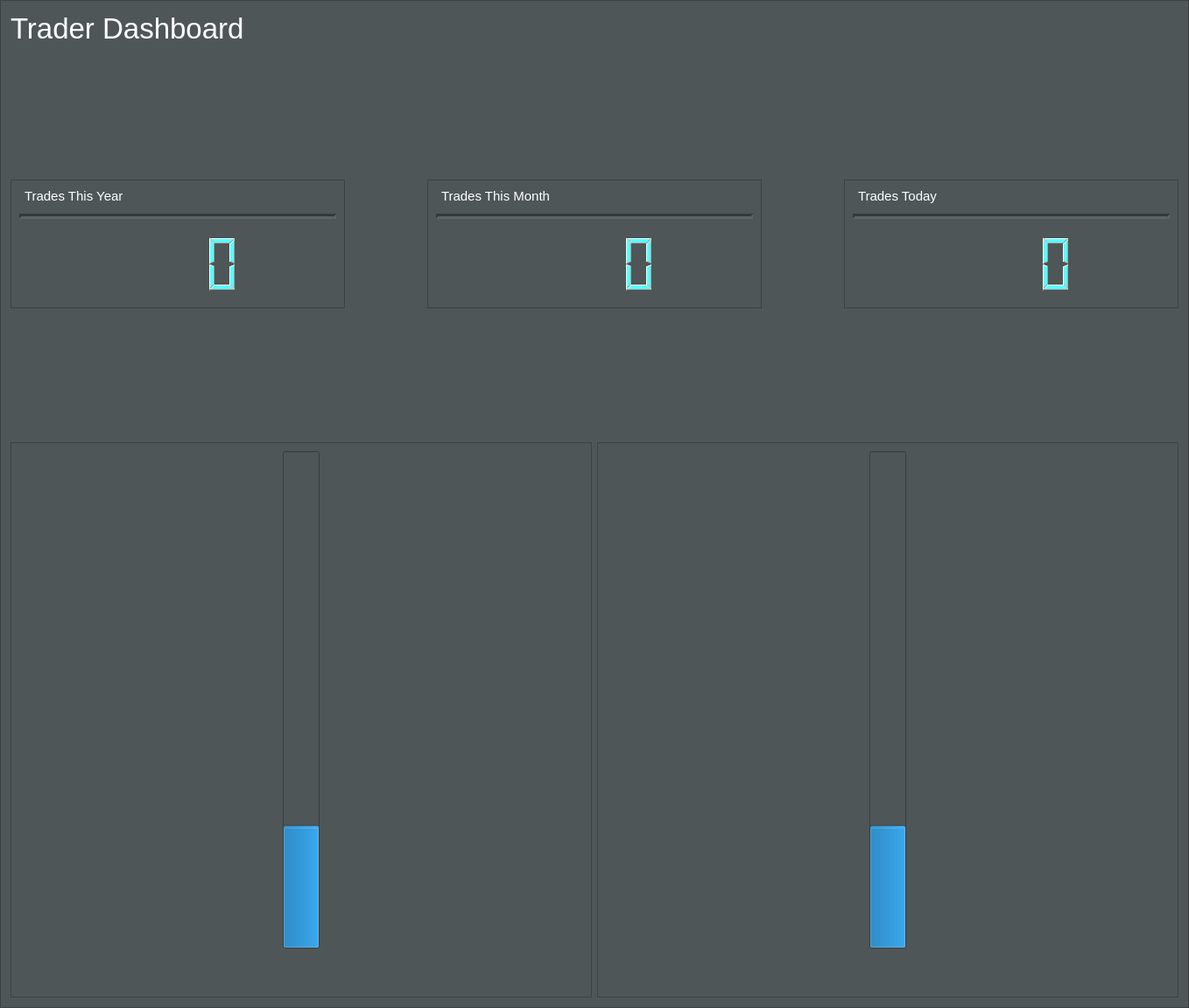
       <widget class="QFrame" name="frame_2">
        <property name="minimumSize">
         <size>
          <width>1242</width>
          <height>1151</height>
         </size>
        </property>
        <property name="styleSheet">
         <string notr="true">background-color: rgb(78, 86, 88);
</string>
        </property>
        <property name="frameShape">
         <enum>QFrame::StyledPanel</enum>
        </property>
        <property name="frameShadow">
         <enum>QFrame::Raised</enum>
        </property>
        <layout class="QGridLayout" name="gridLayout_2">
         <item row="0" column="0" colspan="2">
          <layout class="QHBoxLayout" name="horizontalLayout_13">
           <item>
            <widget class="QLabel" name="label">
             <property name="font">
              <font>
               <pointsize>25</pointsize>
               <weight>50</weight>
               <bold>false</bold>
              </font>
             </property>
             <property name="styleSheet">
              <string notr="true">color: rgb(255, 255, 255);</string>
             </property>
             <property name="text">
              <string>Trader Dashboard</string>
             </property>
            </widget>
           </item>
           <item>
            <spacer name="horizontalSpacer_10">
             <property name="orientation">
              <enum>Qt::Horizontal</enum>
             </property>
             <property name="sizeHint" stdset="0">
              <size>
               <width>148</width>
               <height>20</height>
              </size>
             </property>
            </spacer>
           </item>
           <item>
            <widget class="QLabel" name="datetime_display">
             <property name="minimumSize">
              <size>
               <width>310</width>
               <height>40</height>
              </size>
             </property>
             <property name="font">
              <font>
               <pointsize>11</pointsize>
              </font>
             </property>
             <property name="styleSheet">
              <string notr="true">color: rgb(255, 255, 255);</string>
             </property>
             <property name="text">
              <string/>
             </property>
            </widget>
           </item>
          </layout>
         </item>
         <item row="1" column="0">
          <spacer name="verticalSpacer_2">
           <property name="orientation">
            <enum>Qt::Vertical</enum>
           </property>
           <property name="sizeHint" stdset="0">
            <size>
             <width>58</width>
             <height>22</height>
            </size>
           </property>
          </spacer>
         </item>
         <item row="2" column="0" colspan="2">
          <layout class="QHBoxLayout" name="horizontalLayout_10">
           <item>
            <widget class="QFrame" name="frame_3">
             <property name="styleSheet">
              <string notr="true">background-color: rgb(78, 86, 88);</string>
             </property>
             <property name="frameShape">
              <enum>QFrame::StyledPanel</enum>
             </property>
             <property name="frameShadow">
              <enum>QFrame::Raised</enum>
             </property>
             <layout class="QFormLayout" name="formLayout_4">
              <item row="0" column="1">
               <widget class="QLabel" name="label_8">
                <property name="font">
                 <font>
                  <pointsize>11</pointsize>
                  <weight>50</weight>
                  <bold>false</bold>
                 </font>
                </property>
                <property name="styleSheet">
                 <string notr="true">background-color: rgb(78, 86, 88);
color: rgb(255, 255, 255);</string>
                </property>
                <property name="text">
                 <string>Trades This Year</string>
                </property>
               </widget>
              </item>
              <item row="1" column="0" colspan="2">
               <widget class="Line" name="line_5">
                <property name="minimumSize">
                 <size>
                  <width>311</width>
                  <height>16</height>
                 </size>
                </property>
                <property name="lineWidth">
                 <number>3</number>
                </property>
                <property name="orientation">
                 <enum>Qt::Horizontal</enum>
                </property>
               </widget>
              </item>
              <item row="2" column="1">
               <layout class="QHBoxLayout" name="horizontalLayout_5">
                <item>
                 <layout class="QHBoxLayout" name="horizontalLayout_4">
                  <item>
                   <spacer name="horizontalSpacer_14">
                    <property name="orientation">
                     <enum>Qt::Horizontal</enum>
                    </property>
                    <property name="sizeHint" stdset="0">
                     <size>
                      <width>68</width>
                      <height>20</height>
                     </size>
                    </property>
                   </spacer>
                  </item>
                  <item>
                   <widget class="QLCDNumber" name="year_lcd">
                    <property name="minimumSize">
                     <size>
                      <width>180</width>
                      <height>81</height>
                     </size>
                    </property>
                    <property name="font">
                     <font>
                      <pointsize>8</pointsize>
                     </font>
                    </property>
                    <property name="styleSheet">
                     <string notr="true">color: rgb(85, 255, 255);
border: 0px solid black</string>
                    </property>
                   </widget>
                  </item>
                 </layout>
                </item>
                <item>
                 <spacer name="horizontalSpacer_15">
                  <property name="orientation">
                   <enum>Qt::Horizontal</enum>
                  </property>
                  <property name="sizeHint" stdset="0">
                   <size>
                    <width>108</width>
                    <height>20</height>
                   </size>
                  </property>
                 </spacer>
                </item>
               </layout>
              </item>
             </layout>
            </widget>
           </item>
           <item>
            <spacer name="horizontalSpacer_8">
             <property name="orientation">
              <enum>Qt::Horizontal</enum>
             </property>
             <property name="sizeHint" stdset="0">
              <size>
               <width>88</width>
               <height>20</height>
              </size>
             </property>
            </spacer>
           </item>
           <item>
            <widget class="QFrame" name="frame_4">
             <property name="styleSheet">
              <string notr="true">background-color: rgb(78, 86, 88);</string>
             </property>
             <property name="frameShape">
              <enum>QFrame::StyledPanel</enum>
             </property>
             <property name="frameShadow">
              <enum>QFrame::Raised</enum>
             </property>
             <layout class="QFormLayout" name="formLayout_5">
              <property name="fieldGrowthPolicy">
               <enum>QFormLayout::AllNonFixedFieldsGrow</enum>
              </property>
              <item row="1" column="0" colspan="2">
               <widget class="Line" name="line_6">
                <property name="minimumSize">
                 <size>
                  <width>337</width>
                  <height>16</height>
                 </size>
                </property>
                <property name="lineWidth">
                 <number>3</number>
                </property>
                <property name="orientation">
                 <enum>Qt::Horizontal</enum>
                </property>
               </widget>
              </item>
              <item row="2" column="1">
               <layout class="QHBoxLayout" name="horizontalLayout_6">
                <item>
                 <layout class="QHBoxLayout" name="horizontalLayout_7">
                  <item>
                   <spacer name="horizontalSpacer_16">
                    <property name="orientation">
                     <enum>Qt::Horizontal</enum>
                    </property>
                    <property name="sizeHint" stdset="0">
                     <size>
                      <width>68</width>
                      <height>20</height>
                     </size>
                    </property>
                   </spacer>
                  </item>
                  <item>
                   <widget class="QLCDNumber" name="month_lcd">
                    <property name="minimumSize">
                     <size>
                      <width>180</width>
                      <height>81</height>
                     </size>
                    </property>
                    <property name="styleSheet">
                     <string notr="true">color: rgb(85, 255, 255);
border: 0px solid black
</string>
                    </property>
                   </widget>
                  </item>
                 </layout>
                </item>
                <item>
                 <spacer name="horizontalSpacer_17">
                  <property name="orientation">
                   <enum>Qt::Horizontal</enum>
                  </property>
                  <property name="sizeHint" stdset="0">
                   <size>
                    <width>108</width>
                    <height>20</height>
                   </size>
                  </property>
                 </spacer>
                </item>
               </layout>
              </item>
              <item row="0" column="1">
               <widget class="QLabel" name="label_9">
                <property name="minimumSize">
                 <size>
                  <width>322</width>
                  <height>0</height>
                 </size>
                </property>
                <property name="font">
                 <font>
                  <pointsize>11</pointsize>
                  <weight>50</weight>
                  <bold>false</bold>
                 </font>
                </property>
                <property name="styleSheet">
                 <string notr="true">background-color: rgb(78, 86, 88);
color: rgb(255, 255, 255);</string>
                </property>
                <property name="text">
                 <string>Trades This Month</string>
                </property>
               </widget>
              </item>
             </layout>
            </widget>
           </item>
           <item>
            <spacer name="horizontalSpacer_9">
             <property name="orientation">
              <enum>Qt::Horizontal</enum>
             </property>
             <property name="sizeHint" stdset="0">
              <size>
               <width>88</width>
               <height>20</height>
              </size>
             </property>
            </spacer>
           </item>
           <item>
            <widget class="QFrame" name="frame_5">
             <property name="styleSheet">
              <string notr="true">background-color: rgb(78, 86, 88);</string>
             </property>
             <property name="frameShape">
              <enum>QFrame::StyledPanel</enum>
             </property>
             <property name="frameShadow">
              <enum>QFrame::Raised</enum>
             </property>
             <layout class="QFormLayout" name="formLayout_6">
              <property name="fieldGrowthPolicy">
               <enum>QFormLayout::AllNonFixedFieldsGrow</enum>
              </property>
              <item row="1" column="0" colspan="2">
               <widget class="Line" name="line_7">
                <property name="minimumSize">
                 <size>
                  <width>311</width>
                  <height>16</height>
                 </size>
                </property>
                <property name="lineWidth">
                 <number>3</number>
                </property>
                <property name="orientation">
                 <enum>Qt::Horizontal</enum>
                </property>
               </widget>
              </item>
              <item row="2" column="1">
               <layout class="QHBoxLayout" name="horizontalLayout_8">
                <item>
                 <layout class="QHBoxLayout" name="horizontalLayout_9">
                  <item>
                   <spacer name="horizontalSpacer_18">
                    <property name="orientation">
                     <enum>Qt::Horizontal</enum>
                    </property>
                    <property name="sizeHint" stdset="0">
                     <size>
                      <width>68</width>
                      <height>20</height>
                     </size>
                    </property>
                   </spacer>
                  </item>
                  <item>
                   <widget class="QLCDNumber" name="today_lcd">
                    <property name="minimumSize">
                     <size>
                      <width>180</width>
                      <height>81</height>
                     </size>
                    </property>
                    <property name="styleSheet">
                     <string notr="true">color: rgb(85, 255, 255);
border: 0px solid black</string>
                    </property>
                   </widget>
                  </item>
                 </layout>
                </item>
                <item>
                 <spacer name="horizontalSpacer_19">
                  <property name="orientation">
                   <enum>Qt::Horizontal</enum>
                  </property>
                  <property name="sizeHint" stdset="0">
                   <size>
                    <width>108</width>
                    <height>20</height>
                   </size>
                  </property>
                 </spacer>
                </item>
               </layout>
              </item>
              <item row="0" column="1">
               <widget class="QLabel" name="label_10">
                <property name="font">
                 <font>
                  <pointsize>11</pointsize>
                  <weight>50</weight>
                  <bold>false</bold>
                 </font>
                </property>
                <property name="styleSheet">
                 <string notr="true">background-color: rgb(78, 86, 88);
color: rgb(255, 255, 255);</string>
                </property>
                <property name="text">
                 <string>Trades Today</string>
                </property>
               </widget>
              </item>
             </layout>
            </widget>
           </item>
          </layout>
         </item>
         <item row="3" column="1">
          <spacer name="verticalSpacer">
           <property name="orientation">
            <enum>Qt::Vertical</enum>
           </property>
           <property name="sizeHint" stdset="0">
            <size>
             <width>1130</width>
             <height>99</height>
            </size>
           </property>
          </spacer>
         </item>
         <item row="4" column="0" colspan="2">
          <layout class="QHBoxLayout" name="horizontalLayout_11">
           <item>
            <widget class="QFrame" name="frame_8">
             <property name="minimumSize">
              <size>
               <width>557</width>
               <height>634</height>
              </size>
             </property>
             <property name="styleSheet">
              <string notr="true">background-color: rgb(78, 86, 88);</string>
             </property>
             <property name="frameShape">
              <enum>QFrame::StyledPanel</enum>
             </property>
             <property name="frameShadow">
              <enum>QFrame::Raised</enum>
             </property>
             <layout class="QVBoxLayout" name="verticalLayout_3">
              <item>
               <layout class="QHBoxLayout" name="horizontalLayout_14">
                <item>
                 <spacer name="horizontalSpacer_27">
                  <property name="orientation">
                   <enum>Qt::Horizontal</enum>
                  </property>
                  <property name="sizeHint" stdset="0">
                   <size>
                    <width>148</width>
                    <height>20</height>
                   </size>
                  </property>
                 </spacer>
                </item>
                <item>
                 <widget class="QProgressBar" name="year_bar">
                  <property name="minimumSize">
                   <size>
                    <width>42</width>
                    <height>471</height>
                   </size>
                  </property>
                  <property name="value">
                   <number>24</number>
                  </property>
                  <property name="orientation">
                   <enum>Qt::Vertical</enum>
                  </property>
                 </widget>
                </item>
                <item>
                 <spacer name="horizontalSpacer_28">
                  <property name="orientation">
                   <enum>Qt::Horizontal</enum>
                  </property>
                  <property name="sizeHint" stdset="0">
                   <size>
                    <width>148</width>
                    <height>20</height>
                   </size>
                  </property>
                 </spacer>
                </item>
               </layout>
              </item>
              <item>
               <layout class="QVBoxLayout" name="verticalLayout">
                <item>
                 <layout class="QHBoxLayout" name="horizontalLayout_15">
                  <item>
                   <spacer name="horizontalSpacer_29">
                    <property name="orientation">
                     <enum>Qt::Horizontal</enum>
                    </property>
                    <property name="sizeHint" stdset="0">
                     <size>
                      <width>68</width>
                      <height>17</height>
                     </size>
                    </property>
                   </spacer>
                  </item>
                  <item>
                   <widget class="QLabel" name="yearly_win_label">
                    <property name="styleSheet">
                     <string notr="true">color: rgb(255, 255, 255);
</string>
                    </property>
                    <property name="text">
                     <string/>
                    </property>
                   </widget>
                  </item>
                  <item>
                   <spacer name="horizontalSpacer_33">
                    <property name="orientation">
                     <enum>Qt::Horizontal</enum>
                    </property>
                    <property name="sizeHint" stdset="0">
                     <size>
                      <width>78</width>
                      <height>17</height>
                     </size>
                    </property>
                   </spacer>
                  </item>
                 </layout>
                </item>
                <item>
                 <layout class="QHBoxLayout" name="horizontalLayout_24">
                  <item>
                   <spacer name="horizontalSpacer_34">
                    <property name="orientation">
                     <enum>Qt::Horizontal</enum>
                    </property>
                    <property name="sizeHint" stdset="0">
                     <size>
                      <width>98</width>
                      <height>17</height>
                     </size>
                    </property>
                   </spacer>
                  </item>
                  <item>
                   <widget class="QLabel" name="year_percent_label">
                    <property name="font">
                     <font>
                      <pointsize>11</pointsize>
                     </font>
                    </property>
                    <property name="styleSheet">
                     <string notr="true">color: rgb(255, 255, 255);</string>
                    </property>
                    <property name="text">
                     <string/>
                    </property>
                   </widget>
                  </item>
                  <item>
                   <spacer name="horizontalSpacer_35">
                    <property name="orientation">
                     <enum>Qt::Horizontal</enum>
                    </property>
                    <property name="sizeHint" stdset="0">
                     <size>
                      <width>98</width>
                      <height>17</height>
                     </size>
                    </property>
                   </spacer>
                  </item>
                 </layout>
                </item>
               </layout>
              </item>
             </layout>
            </widget>
           </item>
           <item>
            <widget class="QFrame" name="frame_13">
             <property name="styleSheet">
              <string notr="true">background-color: rgb(78, 86, 88);</string>
             </property>
             <property name="frameShape">
              <enum>QFrame::StyledPanel</enum>
             </property>
             <property name="frameShadow">
              <enum>QFrame::Raised</enum>
             </property>
             <layout class="QVBoxLayout" name="verticalLayout_9">
              <item>
               <layout class="QHBoxLayout" name="horizontalLayout_33">
                <item>
                 <spacer name="horizontalSpacer_42">
                  <property name="orientation">
                   <enum>Qt::Horizontal</enum>
                  </property>
                  <property name="sizeHint" stdset="0">
                   <size>
                    <width>148</width>
                    <height>20</height>
                   </size>
                  </property>
                 </spacer>
                </item>
                <item>
                 <widget class="QProgressBar" name="month_bar">
                  <property name="minimumSize">
                   <size>
                    <width>42</width>
                    <height>471</height>
                   </size>
                  </property>
                  <property name="value">
                   <number>24</number>
                  </property>
                  <property name="orientation">
                   <enum>Qt::Vertical</enum>
                  </property>
                 </widget>
                </item>
                <item>
                 <spacer name="horizontalSpacer_43">
                  <property name="orientation">
                   <enum>Qt::Horizontal</enum>
                  </property>
                  <property name="sizeHint" stdset="0">
                   <size>
                    <width>148</width>
                    <height>20</height>
                   </size>
                  </property>
                 </spacer>
                </item>
               </layout>
              </item>
              <item>
               <layout class="QVBoxLayout" name="verticalLayout_2">
                <item>
                 <layout class="QHBoxLayout" name="horizontalLayout_34">
                  <item>
                   <spacer name="horizontalSpacer_44">
                    <property name="orientation">
                     <enum>Qt::Horizontal</enum>
                    </property>
                    <property name="sizeHint" stdset="0">
                     <size>
                      <width>68</width>
                      <height>17</height>
                     </size>
                    </property>
                   </spacer>
                  </item>
                  <item>
                   <widget class="QLabel" name="monthly_win_label">
                    <property name="styleSheet">
                     <string notr="true">color: rgb(255, 255, 255);
</string>
                    </property>
                    <property name="text">
                     <string/>
                    </property>
                   </widget>
                  </item>
                  <item>
                   <spacer name="horizontalSpacer_45">
                    <property name="orientation">
                     <enum>Qt::Horizontal</enum>
                    </property>
                    <property name="sizeHint" stdset="0">
                     <size>
                      <width>78</width>
                      <height>17</height>
                     </size>
                    </property>
                   </spacer>
                  </item>
                 </layout>
                </item>
                <item>
                 <layout class="QHBoxLayout" name="horizontalLayout_35">
                  <item>
                   <spacer name="horizontalSpacer_46">
                    <property name="orientation">
                     <enum>Qt::Horizontal</enum>
                    </property>
                    <property name="sizeHint" stdset="0">
                     <size>
                      <width>98</width>
                      <height>17</height>
                     </size>
                    </property>
                   </spacer>
                  </item>
                  <item>
                   <widget class="QLabel" name="month_percent_label">
                    <property name="font">
                     <font>
                      <pointsize>11</pointsize>
                     </font>
                    </property>
                    <property name="styleSheet">
                     <string notr="true">color: rgb(255, 255, 255);</string>
                    </property>
                    <property name="text">
                     <string/>
                    </property>
                   </widget>
                  </item>
                  <item>
                   <spacer name="horizontalSpacer_47">
                    <property name="orientation">
                     <enum>Qt::Horizontal</enum>
                    </property>
                    <property name="sizeHint" stdset="0">
                     <size>
                      <width>98</width>
                      <height>17</height>
                     </size>
                    </property>
                   </spacer>
                  </item>
                 </layout>
                </item>
               </layout>
              </item>
             </layout>
            </widget>
           </item>
          </layout>
         </item>
        </layout>
       </widget>
